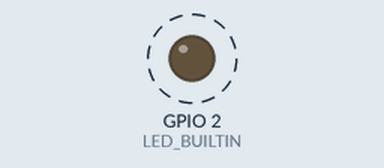
Recording of a program running on a simulated ESP8266 (NodeMCU). Parts: output pins drawn as LEDs (lit = HIGH, except the on-board LED, lit = LOW). Dashed ring = blinking.

Above: at 0.5 s.
Timing chart, 0 to 4.6 s (numbered marks = the images above):
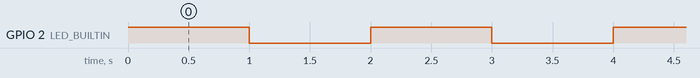

Measured:
- by itself, GPIO 2 (LED_BUILTIN): alternates HIGH for 1.0 s and LOW for 1.0 s

The program:

main.cpp
```cpp
#include <Arduino.h>

#define LED_BUILTIN 2

void setup()
{
  // initialize LED digital pin as an output.
  pinMode(2, OUTPUT);
}

void loop()
{
  // turn the LED on (HIGH is the voltage level)
  digitalWrite(LED_BUILTIN, HIGH);
  // wait for a second
  delay(1000);
  // turn the LED off by making the voltage LOW
  digitalWrite(LED_BUILTIN, LOW);
  // wait for a second
  delay(1000);
}
```
